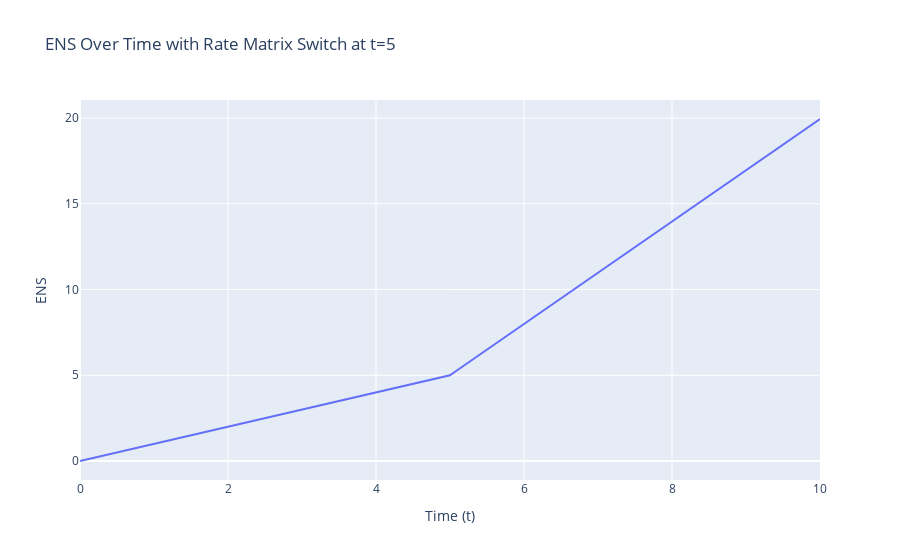

The notebook cell this image was saved under:
### Code cell
# Assuming you have the generate_ENS function already defined
pi = calculate_stationary_distribution(Q5)
t_range =  np.linspace(0, 10, 99)
t1 = 5  #The time point that change the rate matrix

# Generate ENS values
ens_values = generate_ENS(pi, Q5, Q6, t_range, t1)

# Create the plot
fig = px.line(x=t_range, y=ens_values, labels={'x': 'Time (t)', 'y': 'ENS'}, title='ENS Over Time with Rate Matrix Switch at t=5')

# Show the plot
fig.show()

### Figure 1 — Plotly figure (JSON) as saved in the notebook; plotly's stock layout.template omitted (floating-point values rounded to 4 significant figures)
{"data": [{"hovertemplate": "Time (t)=%{x}<br>ENS=%{y}<extra></extra>", "legendgroup": "", "line": {"color": "#636efa", "dash": "solid"}, "marker": {"symbol": "circle"}, "mode": "lines", "name": "", "orientation": "v", "showlegend": false, "type": "scatter", "x": [0, 0.102, 0.2041, 0.3061, 0.4082, 0.5102, 0.6122, 0.7143, 0.8163, 0.9184, 1.02, 1.122, 1.224, 1.327, 1.429, 1.531, 1.633, 1.735, 1.837, 1.939, 2.041, 2.143, 2.245, 2.347, 2.449, 2.551, 2.653, 2.755, 2.857, 2.959, 3.061, 3.163, 3.265, 3.367, 3.469, 3.571, 3.673, 3.776, 3.878, 3.98, 4.082, 4.184, 4.286, 4.388, 4.49, 4.592, 4.694, 4.796, 4.898, 5, 5.102, 5.204, 5.306, 5.408, 5.51, 5.612, 5.714, 5.816, 5.918, 6.02, 6.122, 6.224, 6.327, 6.429, 6.531, 6.633, 6.735, 6.837, 6.939, 7.041, 7.143, 7.245, 7.347, 7.449, 7.551, 7.653, 7.755, 7.857, 7.959, 8.061, 8.163, 8.265, 8.367, 8.469, 8.571, 8.673, 8.776, 8.878, 8.98, 9.082, 9.184, 9.286, 9.388, 9.49, 9.592, 9.694, 9.796, 9.898, 10], "xaxis": "x", "y": [0, 0.102, 0.2041, 0.3061, 0.4082, 0.5102, 0.6123, 0.7143, 0.8164, 0.9184, 1.02, 1.123, 1.225, 1.327, 1.429, 1.531, 1.633, 1.735, 1.837, 1.939, 2.041, 2.143, 2.245, 2.347, 2.449, 2.551, 2.653, 2.755, 2.857, 2.959, 3.061, 3.163, 3.265, 3.368, 3.47, 3.572, 3.674, 3.776, 3.878, 3.98, 4.082, 4.184, 4.286, 4.388, 4.49, 4.592, 4.694, 4.796, 4.898, 5.0, 5.305, 5.61, 5.915, 6.22, 6.525, 6.83, 7.135, 7.44, 7.745, 8.05, 8.355, 8.66, 8.965, 9.27, 9.575, 9.88, 10.19, 10.49, 10.8, 11.1, 11.41, 11.71, 12.02, 12.32, 12.63, 12.93, 13.24, 13.54, 13.85, 14.15, 14.46, 14.76, 15.07, 15.37, 15.68, 15.98, 16.29, 16.59, 16.9, 17.2, 17.51, 17.81, 18.12, 18.42, 18.73, 19.03, 19.34, 19.64, 19.95], "yaxis": "y"}], "layout": {"legend": {"tracegroupgap": 0}, "title": {"text": "ENS Over Time with Rate Matrix Switch at t=5"}, "xaxis": {"anchor": "y", "domain": [0, 1], "title": {"text": "Time (t)"}}, "yaxis": {"anchor": "x", "domain": [0, 1], "title": {"text": "ENS"}}}}
